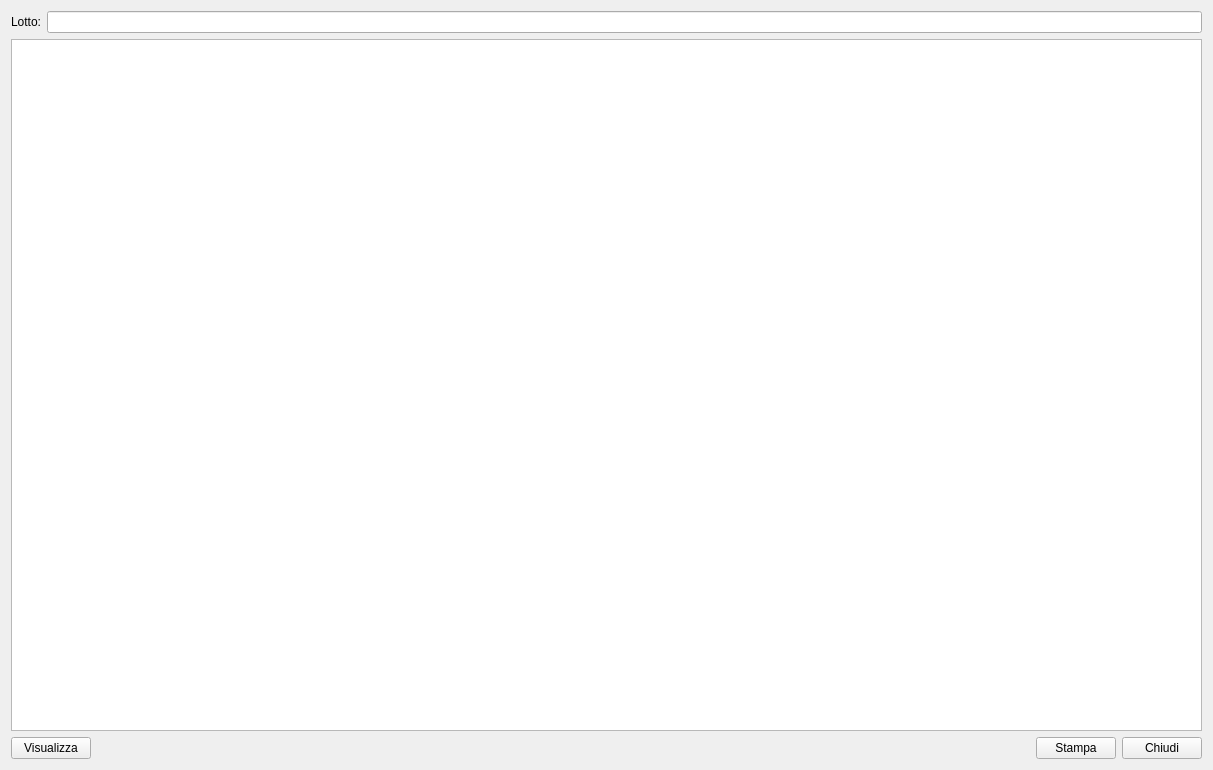
<?xml version="1.0" encoding="UTF-8"?>
<ui version="4.0">
 <class>HComposizioneLotto</class>
 <widget class="QWidget" name="HComposizioneLotto">
  <property name="windowModality">
   <enum>Qt::WindowModal</enum>
  </property>
  <property name="geometry">
   <rect>
    <x>0</x>
    <y>0</y>
    <width>1213</width>
    <height>770</height>
   </rect>
  </property>
  <property name="windowTitle">
   <string>Dettagli Lotto</string>
  </property>
  <property name="windowIcon">
   <iconset resource="icons.qrc">
    <normaloff>:/Resources/Bar-chart64.png</normaloff>:/Resources/Bar-chart64.png</iconset>
  </property>
  <layout class="QVBoxLayout" name="verticalLayout_2">
   <item>
    <layout class="QVBoxLayout" name="verticalLayout">
     <item>
      <layout class="QHBoxLayout" name="horizontalLayout_2">
       <item>
        <widget class="QLabel" name="label">
         <property name="text">
          <string>Lotto:</string>
         </property>
        </widget>
       </item>
       <item>
        <widget class="QLineEdit" name="leDesc">
         <property name="readOnly">
          <bool>true</bool>
         </property>
        </widget>
       </item>
      </layout>
     </item>
     <item>
      <widget class="QTableView" name="tableView">
       <property name="editTriggers">
        <set>QAbstractItemView::NoEditTriggers</set>
       </property>
       <property name="alternatingRowColors">
        <bool>true</bool>
       </property>
       <property name="selectionMode">
        <enum>QAbstractItemView::SingleSelection</enum>
       </property>
       <property name="selectionBehavior">
        <enum>QAbstractItemView::SelectRows</enum>
       </property>
       <property name="sortingEnabled">
        <bool>true</bool>
       </property>
       <attribute name="verticalHeaderVisible">
        <bool>false</bool>
       </attribute>
      </widget>
     </item>
    </layout>
   </item>
   <item>
    <layout class="QHBoxLayout" name="horizontalLayout">
     <item>
      <widget class="QPushButton" name="pbUse">
       <property name="text">
        <string>Visualizza</string>
       </property>
       <property name="icon">
        <iconset resource="icons.qrc">
         <normaloff>:/Resources/Download.PNG</normaloff>:/Resources/Download.PNG</iconset>
       </property>
       <property name="iconSize">
        <size>
         <width>32</width>
         <height>32</height>
        </size>
       </property>
       <property name="checkable">
        <bool>false</bool>
       </property>
      </widget>
     </item>
     <item>
      <spacer name="horizontalSpacer">
       <property name="orientation">
        <enum>Qt::Horizontal</enum>
       </property>
       <property name="sizeHint" stdset="0">
        <size>
         <width>40</width>
         <height>20</height>
        </size>
       </property>
      </spacer>
     </item>
     <item>
      <widget class="QPushButton" name="pushButton_2">
       <property name="text">
        <string>Stampa</string>
       </property>
       <property name="icon">
        <iconset resource="icons.qrc">
         <normaloff>:/Resources/Printer-icon.png</normaloff>:/Resources/Printer-icon.png</iconset>
       </property>
       <property name="iconSize">
        <size>
         <width>32</width>
         <height>32</height>
        </size>
       </property>
      </widget>
     </item>
     <item>
      <widget class="QPushButton" name="pushButton_3">
       <property name="text">
        <string>Chiudi</string>
       </property>
       <property name="icon">
        <iconset resource="icons.qrc">
         <normaloff>:/Resources/Actions-window-close-icon.png</normaloff>:/Resources/Actions-window-close-icon.png</iconset>
       </property>
       <property name="iconSize">
        <size>
         <width>32</width>
         <height>32</height>
        </size>
       </property>
      </widget>
     </item>
    </layout>
   </item>
  </layout>
 </widget>
 <resources>
  <include location="icons.qrc"/>
 </resources>
 <connections/>
</ui>
